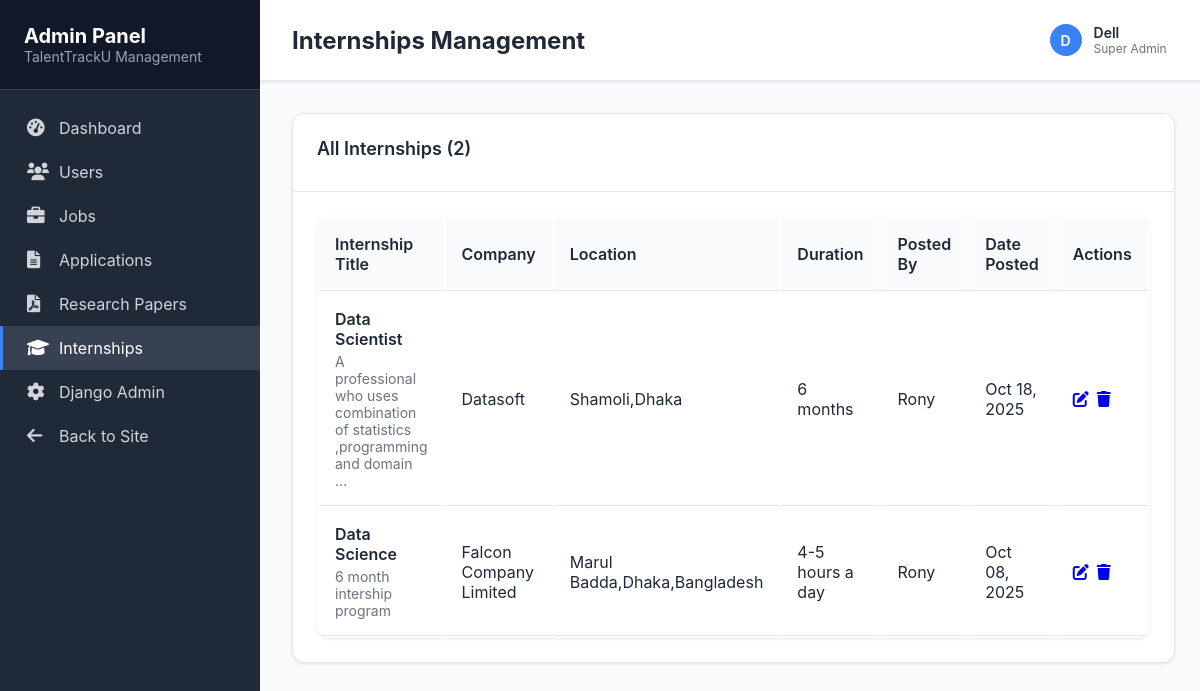
Page /admin-panel/internships/ (signed in) on the committed database.
### internship/models.py (models this page shows, shortened)
class Internship(models.Model):
    title = models.CharField(max_length=200)
    company = models.CharField(max_length=100)
    description = models.TextField()
    duration = models.CharField(max_length=50)
    location = models.CharField(max_length=100, blank=True)
    image = models.ImageField(upload_to='internships/', blank=True)
    pdf = models.FileField(upload_to='internships/pdfs/', blank=True, null=True)
    posted_by = models.ForeignKey(User, on_delete=models.CASCADE)
    created_at = models.DateTimeField(auto_now_add=True)

### admin_panel/views.py (the view)
# urls.py: path('internships/', views.admin_internships, name='admin_internships'),
@superuser_required
def admin_internships(request):
    internships = Internship.objects.select_related('posted_by').all().order_by('-created_at')
    return render(request, 'admin_panel/internships.html', {'internships': internships})

### admin_panel/views.py (called while the page is built)
def superuser_required(view_func):
    return user_passes_test(
        lambda u: u.is_active and u.is_superuser,
        login_url='/admin/login/'
    )(view_func)

### admin_panel/templates/admin_panel/internships.html (shortened to what this page needs)
{% extends 'admin_panel/base.html' %}
{% block page_title %}Internships Management{% endblock %}
{% block content %}
<div class="card">
    <div class="card-header">
        <h3 class="card-title">All Internships ({{ internships.count }})</h3>
    </div>
    <div class="card-body">
        <table class="data-table">
            <thead>
                <tr>
                    <th>Internship Title</th>
                    <th>Company</th>
                    <th>Location</th>
                    <th>Duration</th>
                    <th>Posted By</th>
                    <th>Date Posted</th>
                    <th>Actions</th>
                </tr>
            </thead>
            <tbody>
                {% for internship in internships %}
                <tr>
                    <td>
                        <div style="font-weight: 600;">{{ internship.title }}</div>
                        <div style="color: var(--text-secondary); font-size: 0.875rem; margin-top: 0.25rem;">
                            {{ internship.description|truncatewords:10 }}
                        </div>
                    </td>
                    <td>{{ internship.company }}</td>
                    <td>{{ internship.location|default:"Remote" }}</td>
                    <td>{{ internship.duration }}</td>
                    <td>{{ internship.posted_by.username }}</td>
                    <td>{{ internship.created_at|date:"M d, Y" }}</td>
                    <td>
                        <div style="display: flex; gap: 0.5rem; flex-wrap: wrap;">
                            <a href="{% url 'admin_panel:admin_edit_internship' internship.id %}" class="btn-action btn-edit" title="Edit Internship">
                                <i class="fas fa-edit"></i>
                            </a>
                            <a href="{% url 'admin_panel:admin_delete_internship' internship.id %}" class="btn-action btn-delete" title="Delete Internship">
                                <i class="fas fa-trash"></i>
                            </a>
                        </div>
                    </td>
                </tr>
                {% endfor %}
            </tbody>
        </table>
    </div>
</div>
{% endblock %}

### admin_panel/templates/admin_panel/base.html (shortened to what this page needs)
<!DOCTYPE html>
<html lang="en">
<head>
    <link href="https://cdnjs.cloudflare.com/ajax/libs/font-awesome/6.0.0/css/all.min.css" rel="stylesheet">
</head>
<body>
    <div class="admin-container">
        <div class="sidebar">
            <div class="sidebar-header">
                <h1>Admin Panel</h1>
                <p>TalentTrackU Management</p>
            </div>
            <div class="nav-links">
                <a href="{% url 'admin_panel:admin_dashboard' %}" class="nav-item {% if request.resolver_match.url_name == 'admin_dashboard' %}active{% endif %}">
                    <i class="fas fa-tachometer-alt"></i>
                    Dashboard
                </a>
                <a href="{% url 'admin_panel:admin_users' %}" class="nav-item {% if request.resolver_match.url_name == 'admin_users' %}active{% endif %}">
                    <i class="fas fa-users"></i>
                    Users
                </a>
                <a href="{% url 'admin_panel:admin_jobs' %}" class="nav-item {% if request.resolver_match.url_name == 'admin_jobs' %}active{% endif %}">
                    <i class="fas fa-briefcase"></i>
                    Jobs
                </a>
                <a href="{% url 'admin_panel:admin_applications' %}" class="nav-item {% if request.resolver_match.url_name == 'admin_applications' %}active{% endif %}">
                    <i class="fas fa-file-alt"></i>
                    Applications
                </a>
                <a href="{% url 'admin_panel:admin_research_papers' %}" class="nav-item {% if request.resolver_match.url_name == 'admin_research_papers' %}active{% endif %}">
                    <i class="fas fa-file-pdf"></i>
                    Research Papers
                </a>
                <a href="{% url 'admin_panel:admin_internships' %}" class="nav-item {% if request.resolver_match.url_name == 'admin_internships' %}active{% endif %}">
                    <i class="fas fa-graduation-cap"></i>
                    Internships
                </a>
                <a href="/admin/" class="nav-item" target="_blank">
                    <i class="fas fa-cog"></i>
                    Django Admin
                </a>
                <a href="{% url 'home' %}" class="nav-item">
                    <i class="fas fa-arrow-left"></i>
                    Back to Site
                </a>
            </div>
        </div>
        <div class="main-content">
            <header class="admin-header">
                <div>
                    <h2>{% block page_title %}Dashboard{% endblock %}</h2>
                </div>
                <div class="header-actions">
                    <div class="user-menu">
                        <div class="user-avatar">
                            {{ user.username|first|upper }}
                        </div>
                        <div>
                            <div style="font-weight: 600; font-size: 0.875rem;">{{ user.username }}</div>
                            <div style="color: var(--text-secondary); font-size: 0.75rem;">Super Admin</div>
                        </div>
                    </div>
                </div>
            </header>
            <main class="content-area">
                {% block content %}
                {% endblock %}
            </main>
        </div>
    </div>
</body>
</html>

### admin_panel/templates/admin_panel/base.html (style rules this page uses)
:root { --sidebar-bg: #1f2937; --sidebar-hover: #374151; --sidebar-active: #3b82f6; --header-bg: #ffffff; --content-bg: #f8fafc; --text-primary: #1f2937; --text-secondary: #6b7280; --success: #10b981; --warning: #f59e0b; --danger: #ef4444; --info: #3b82f6; }
* { margin: 0; padding: 0; box-sizing: border-box; }
body { font-family: 'Inter', -apple-system, BlinkMacSystemFont, sans-serif; background: var(--content-bg); color: var(--text-primary); }
.admin-container { display: flex; min-height: 100vh; }
.sidebar { width: 260px; background: var(--sidebar-bg); color: white; position: fixed; height: 100vh; overflow-y: auto; transition: all 0.3s; z-index: 1000; }
.sidebar-header { padding: 1.5rem; border-bottom: 1px solid #374151; background: #111827; }
.sidebar-header h1 { font-size: 1.25rem; font-weight: 700; color: white; }
.sidebar-header p { color: #9ca3af; font-size: 0.875rem; }
.nav-links { padding: 1rem 0; }
.nav-item { display: flex; align-items: center; padding: 0.75rem 1.5rem; color: #d1d5db; text-decoration: none; transition: all 0.3s; border-left: 3px solid transparent; }
.nav-item.active { background: var(--sidebar-hover); color: white; border-left-color: var(--sidebar-active); }
.nav-item i { width: 20px; margin-right: 0.75rem; font-size: 1.1rem; }
.main-content { flex: 1; margin-left: 260px; min-height: 100vh; }
.admin-header { background: var(--header-bg); border-bottom: 1px solid #e5e7eb; padding: 1rem 2rem; display: flex; justify-content: space-between; align-items: center; box-shadow: 0 1px 3px rgba(0, 0, 0, 0.1); }
.header-actions { display: flex; align-items: center; gap: 1rem; }
.user-menu { display: flex; align-items: center; gap: 0.75rem; padding: 0.5rem; border-radius: 0.5rem; cursor: pointer; transition: background 0.3s; }
.user-avatar { width: 32px; height: 32px; border-radius: 50%; background: var(--info); color: white; display: flex; align-items: center; justify-content: center; font-weight: 600; font-size: 0.875rem; }
.content-area { padding: 2rem; }
.card { background: white; border-radius: 0.75rem; box-shadow: 0 1px 3px rgba(0, 0, 0, 0.1); border: 1px solid #e5e7eb; }
.card-header { padding: 1.5rem; border-bottom: 1px solid #e5e7eb; }
.card-body { padding: 1.5rem; }
.card-title { font-size: 1.125rem; font-weight: 600; color: var(--text-primary); margin-bottom: 0.5rem; }
.data-table { width: 100%; background: white; border-radius: 0.75rem; overflow: hidden; box-shadow: 0 1px 3px rgba(0, 0, 0, 0.1); }
.data-table th { background: #f9fafb; padding: 1rem; text-align: left; font-weight: 600; color: var(--text-primary); border-bottom: 1px solid #e5e7eb; }
.data-table td { padding: 1rem; border-bottom: 1px solid #e5e7eb; }

### rows in the picture
Internship: title "Data Scientist", description "A professional who uses combination of statistics ,programming and domain …", company "Datasoft", location "Shamoli,Dhaka", duration "6 months", posted_by.username "Rony", created_at "Oct 18, 2025"
Internship: title "Data Science", description "6 month intership program", company "Falcon Company Limited", location "Marul Badda,Dhaka,Bangladesh", duration "4-5 hours a day", posted_by.username "Rony", created_at "Oct 08, 2025"

### other values in the picture
{{ user.username|first|upper }} "D"
{{ user.username }} "Dell"
{{ internships.count }} "2"
